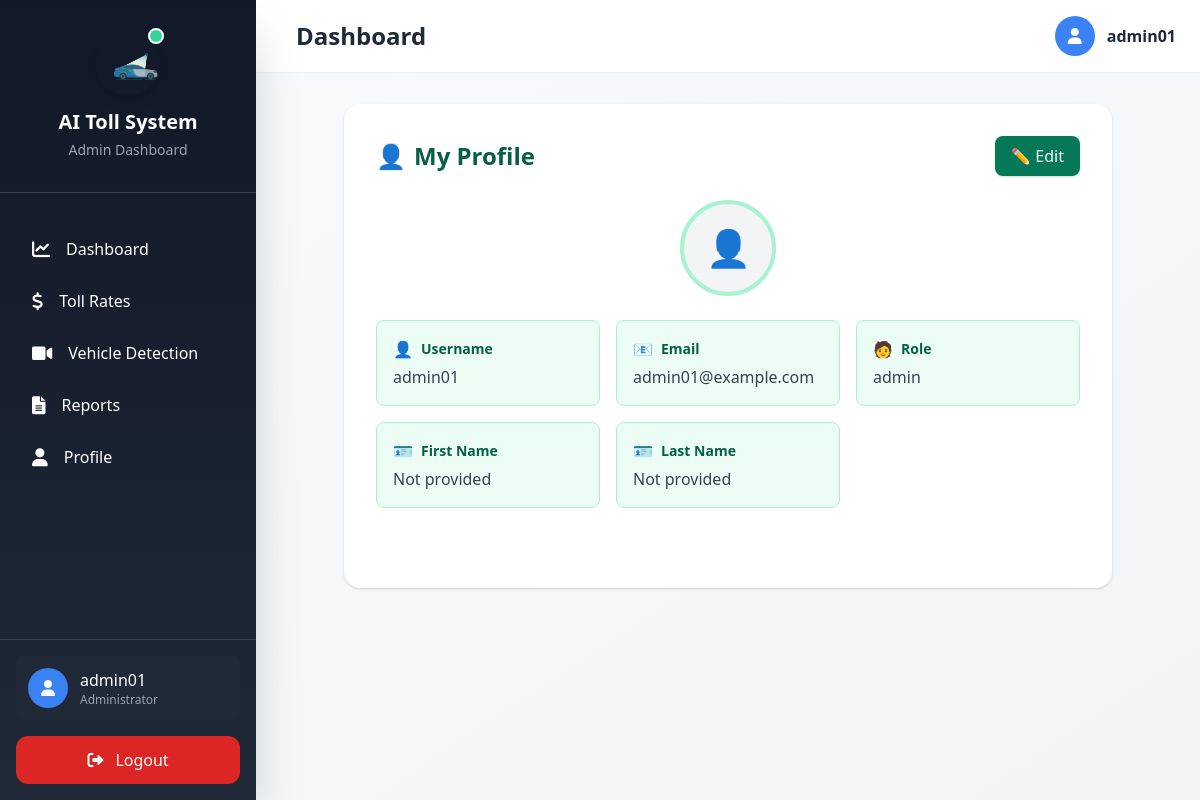
Page /accounts/profile/ (signed in) on the committed database.
### apps/accounts/models.py (models this page shows, shortened)
class CustomUser(AbstractUser):
    ROLE_CHOICES = (
        ('admin', 'Admin'),
        ('operator', 'Operator'),
    )
    role = models.CharField(max_length=10, choices=ROLE_CHOICES)
    plain_password = models.CharField(max_length=128, blank=True, null=True, help_text="Store original password for operator onboarding (optional)")

### apps/accounts/views.py (the view, shortened to what this page needs)
# urls.py: path('profile/', views.profile_view, name='profile'),
@login_required
def profile_view(request):
    user = request.user
    context = {}
    if user.role == 'operator':
        context['profile'] = getattr(user, 'operator_profile', None)
    context['user'] = user
    return render(request, "dashbaord/admin/profile.html", context)

### apps/ui/templates/dashbaord/admin/profile.html (shortened to what this page needs)
{% extends "dashbaord/admin/base_admin.html" %} {% block content %}
<div class="max-w-3xl mx-auto bg-white rounded-2xl shadow p-8">
  <div class="flex justify-between items-center mb-6">
    <h2 class="text-2xl font-bold text-green-800 flex items-center gap-2">
      <span>👤</span> My Profile
    </h2>
    <button
      id="edit-btn"
      class="px-4 py-2 bg-green-700 text-white rounded-lg shadow hover:bg-green-800 transition"
    >
      ✏️ Edit
    </button>
  </div>
  <div class="mb-6 flex flex-col items-center">
    <div class="relative group">
      <div
        class="w-24 h-24 rounded-full border-4 border-green-200 overflow-hidden bg-gray-100 flex items-center justify-center"
      >
        <div class="text-4xl text-gray-400">👤</div>
      </div>
    </div>
  </div>
  <div id="profile-display" class="grid grid-cols-1 md:grid-cols-3 gap-4 mb-6">
    <div class="bg-green-50 rounded-lg p-4 border border-green-200">
      <div class="flex items-center gap-2 mb-1">
        <span class="text-green-600">👤</span>
        <h3 class="text-green-800 font-semibold text-sm">Username</h3>
      </div>
      <p class="text-gray-700 font-medium">{{ user.username }}</p>
    </div>
    <div class="bg-green-50 rounded-lg p-4 border border-green-200">
      <div class="flex items-center gap-2 mb-1">
        <span class="text-green-600">📧</span>
        <h3 class="text-green-800 font-semibold text-sm">Email</h3>
      </div>
      <p class="text-gray-700 font-medium truncate" title="{{ user.email }}">
        {{ user.email }}
      </p>
    </div>
    <div class="bg-green-50 rounded-lg p-4 border border-green-200">
      <div class="flex items-center gap-2 mb-1">
        <span class="text-green-600">🧑</span>
        <h3 class="text-green-800 font-semibold text-sm">Role</h3>
      </div>
      <p class="text-gray-700 font-medium">{{ user.role|default:"—" }}</p>
    </div>
    <div class="bg-green-50 rounded-lg p-4 border border-green-200">
      <div class="flex items-center gap-2 mb-1">
        <span class="text-green-600">🪪</span>
        <h3 class="text-green-800 font-semibold text-sm">First Name</h3>
      </div>
      <p class="text-gray-700 font-medium">
        {{ user.first_name|default:"Not provided" }}
      </p>
    </div>
    <div class="bg-green-50 rounded-lg p-4 border border-green-200">
      <div class="flex items-center gap-2 mb-1">
        <span class="text-green-600">🪪</span>
        <h3 class="text-green-800 font-semibold text-sm">Last Name</h3>
      </div>
      <p class="text-gray-700 font-medium">
        {{ user.last_name|default:"Not provided" }}
      </p>
    </div>
  </div>
</div>
{% endblock %}

### apps/ui/templates/dashbaord/admin/base_admin.html (shortened to what this page needs)
{% load static %}
<!DOCTYPE html>
<html lang="en">
  <head>
    <link
      href="https://cdn.jsdelivr.net/npm/tailwindcss@2.2.19/dist/tailwind.min.css"
      rel="stylesheet"
    />
    <link
      href="https://cdnjs.cloudflare.com/ajax/libs/font-awesome/6.0.0/css/all.min.css"
      rel="stylesheet"
    />
  </head>
  <body class="bg-gradient-to-br from-gray-50 to-gray-100 min-h-screen">
    <div class="min-h-screen flex">
      <aside
        id="sidebar"
        class="w-64 bg-gradient-to-b from-gray-900 to-gray-800 text-white flex flex-col justify-between sidebar-transition shadow-2xl lg:relative lg:translate-x-0"
      >
        <div>
          <div class="flex flex-col items-center py-8 border-b border-gray-700">
            <a href="{% url 'landing' %}" class="flex flex-col items-center text-center">
              <div class="relative">
                <img
                  src="{% static 'image/Logo.png' %}"
                  alt="Logo"
                  class="w-16 h-16 mb-3 rounded-full shadow-lg"
                />
                <div
                  class="absolute -top-1 -right-1 w-4 h-4 bg-green-400 rounded-full border-2 border-white"
                ></div>
              </div>
              <span class="text-xl font-bold text-white">AI Toll System</span>
              <span class="text-sm text-gray-400 mt-1">Admin Dashboard</span>
            </a>
          </div>
          <nav class="mt-8 flex flex-col space-y-1 px-4">
            <a
              href="{% url 'dashboard' %}"
              class="flex items-center gap-4 px-4 py-3 rounded-xl hover:bg-blue-600 transition-all duration-200 group"
            >
              <i
                class="fas fa-chart-line text-lg group-hover:scale-110 transition-transform"
              ></i>
              <span class="font-medium">Dashboard</span>
            </a>
            <a
              href="{% url 'tolls:toll_rates' %}"
              class="flex items-center gap-4 px-4 py-3 rounded-xl hover:bg-gray-700 transition-all duration-200 group"
            >
              <i
                class="fas fa-dollar-sign text-lg group-hover:scale-110 transition-transform"
              ></i>
              <span class="font-medium">Toll Rates</span>
            </a>
            <a
              href="{% url 'detections:upload_video' %}"
              class="flex items-center gap-4 px-4 py-3 rounded-xl hover:bg-gray-700 transition-all duration-200 group"
            >
              <i
                class="fas fa-video text-lg group-hover:scale-110 transition-transform"
              ></i>
              <span class="font-medium">Vehicle Detection</span>
            </a>
            <a
              href="{% url 'reports:reports' %}"
              class="flex items-center gap-4 px-4 py-3 rounded-xl hover:bg-gray-700 transition-all duration-200 group"
            >
              <i
                class="fas fa-file-alt text-lg group-hover:scale-110 transition-transform"
              ></i>
              <span class="font-medium">Reports</span>
            </a>
            <a
              href="{% url 'accounts:profile' %}"
              class="flex items-center gap-4 px-4 py-3 rounded-xl hover:bg-gray-700 transition-all duration-200 group"
            >
              <i
                class="fas fa-user text-lg group-hover:scale-110 transition-transform"
              ></i>
              <span class="font-medium">Profile</span>
            </a>
          </nav>
        </div>
        <div class="p-4 border-t border-gray-700">
          <div class="flex items-center gap-3 mb-4 p-3 bg-gray-800 rounded-lg">
            <div
              class="w-10 h-10 bg-blue-500 rounded-full flex items-center justify-center"
            >
              <i class="fas fa-user text-white"></i>
            </div>
            <div>
              <p class="font-medium text-white">
                {{ user.first_name|default:user.username }}
              </p>
              <p class="text-xs text-gray-400">Administrator</p>
            </div>
          </div>
          <a
            href="{% url 'accounts:logout' %}"
            class="flex items-center justify-center gap-3 px-4 py-3 rounded-xl bg-red-600 hover:bg-red-700 transition-all duration-200 group"
          >
            <i
              class="fas fa-sign-out-alt group-hover:scale-110 transition-transform"
            ></i>
            <span class="font-medium">Logout</span>
          </a>
        </div>
      </aside>
      <div class="flex-1 flex flex-col">
        {% include "components/admin_navbar.html" %}
        <main class="flex-1 p-8 overflow-y-auto">
          {% block content %}{% endblock %}
        </main>
      </div>
    </div>
  </body>
</html>

### apps/ui/templates/components/admin_navbar.html (shortened to what this page needs)
<header class="bg-white shadow-sm px-6 py-4 flex justify-between items-center">
  <div class="flex items-center">
    <h1 class="text-2xl font-bold text-gray-800 ml-4">
      {% block page_title %}Dashboard{% endblock %}
    </h1>
  </div>
  <div class="flex items-center space-x-6">
    <div class="flex items-center space-x-3">
      <div
        class="w-10 h-10 bg-blue-500 rounded-full flex items-center justify-center"
      >
        <i class="fas fa-user text-white"></i>
      </div>
      <div>
        <p class="font-semibold text-gray-800">
          {{ user.first_name|default:user.username }}
        </p>
      </div>
    </div>
  </div>
</header>

### apps/ui/templates/dashbaord/admin/base_admin.html (style rules this page uses)
.sidebar-transition { transition: all 0.3s ease-in-out; }

### rows in the picture
CustomUser: first_name "admin01", username "admin01", email "admin01@example.com", role "admin", first_name "Not provided", last_name "Not provided"
